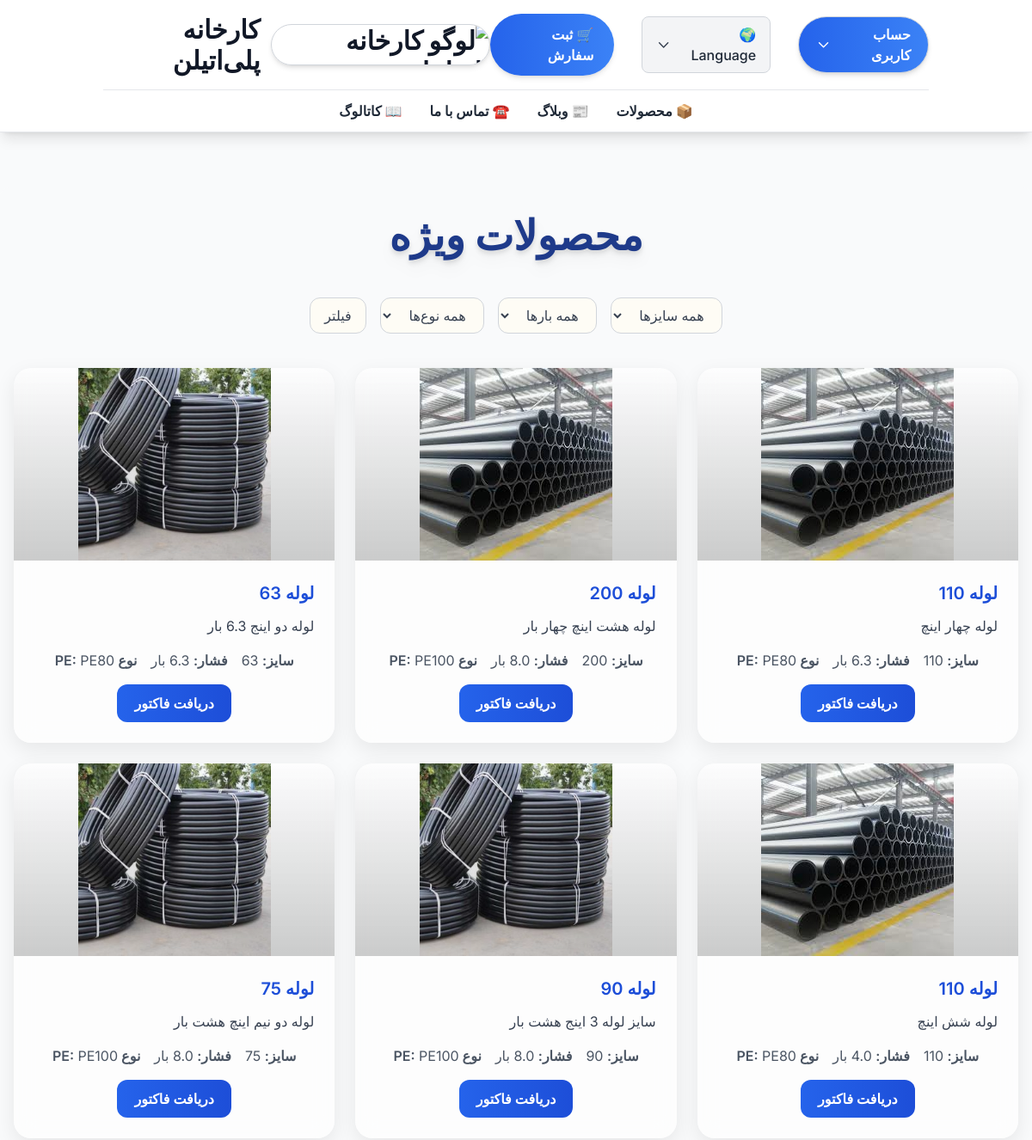
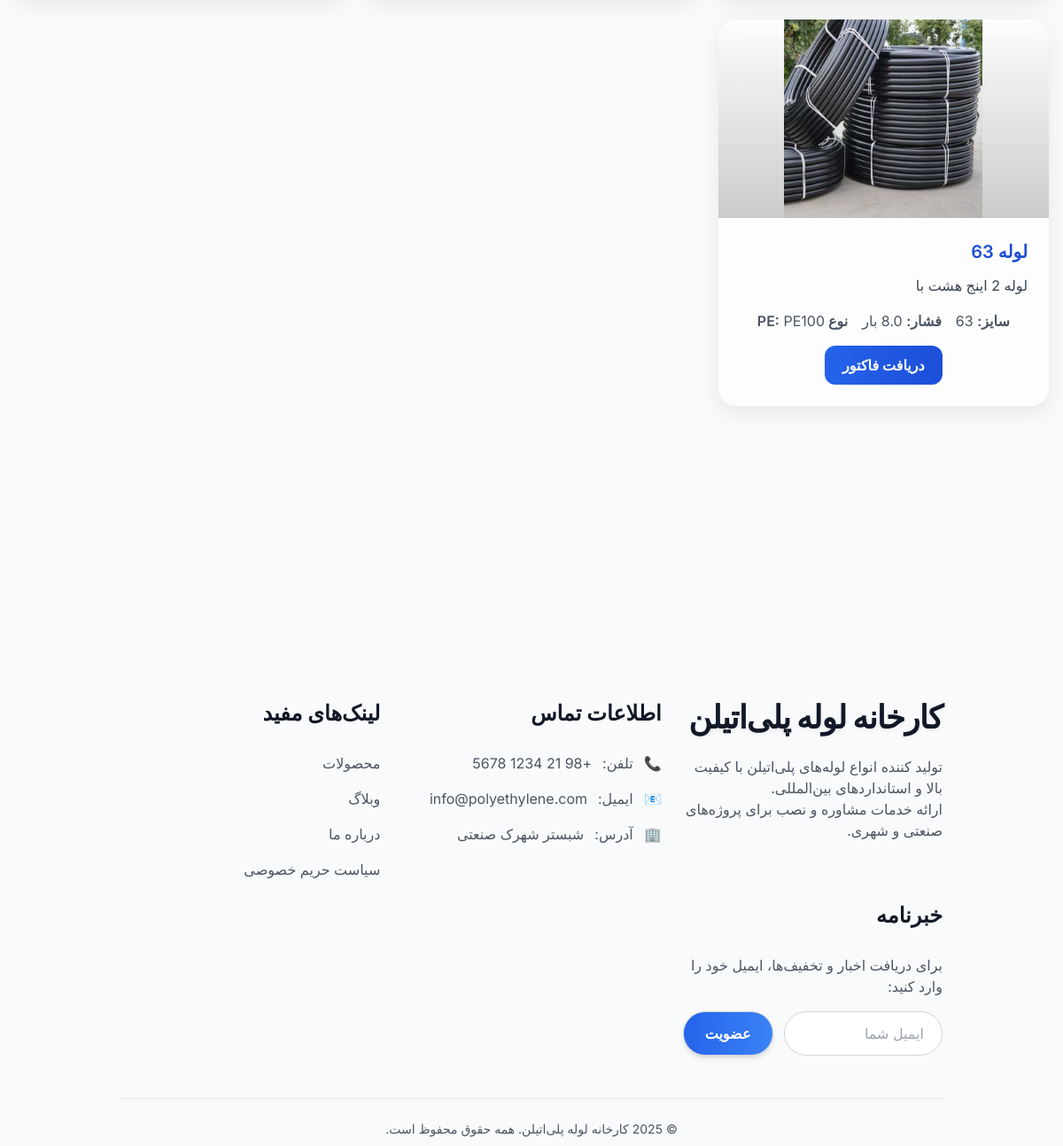
Screenshot of /products/ with the database file from the repository (2 pictures, top to bottom).
### shop/models.py (models this page shows, shortened)
class Product(models.Model):
    PE_CHOICES = [
        ("PE80", "PE80"),
        ("PE100", "PE100"),
    ]
    name = models.CharField(max_length=200, verbose_name="نام محصول")
    image = models.ImageField(upload_to="products/", verbose_name="تصویر محصول")
    description = models.TextField(blank=True, null=True, verbose_name="توضیحات کوتاه")
    size = models.IntegerField(
        verbose_name="سایز لوله/اینچ",
    )
    pressure = models.DecimalField(
        verbose_name="بار",
        max_digits=5,
        decimal_places=1,
        default=6.0
    )
    pe_type = models.CharField(max_length=10, choices=PE_CHOICES, verbose_name="نوع پلی‌اتیلن", default="PE100")

### shop/views.py (the view)
# urls.py: path("", views.product_list, name="product_list"),
def product_list(request):
    products = Product.objects.all()
    size = request.GET.get("size")
    if size:
        products = products.filter(size=size)
    pressure = request.GET.get("pressure")
    if pressure:
        products = products.filter(pressure=pressure)
    pe_type = request.GET.get("pe_type")
    if pe_type:
        products = products.filter(pe_type=pe_type)
    products = products.order_by("-id")
    sizes = Product.objects.values_list('size', flat=True).distinct()
    pressures = Product.objects.values_list('pressure', flat=True).distinct()
    pe_types = Product.objects.values_list('pe_type', flat=True).distinct()
    context = {
        "products": products,
        "sizes": sizes,
        "pressures": pressures,
        "pe_types": pe_types,
        "selected_size": size,
        "selected_pressure": pressure,
        "selected_pe_type": pe_type,
    }
    return render(request, "shop/product_list.html", context)

### shop/templatetags/custom_filters.py (called while the page is built)
@register.filter
def div(value, arg):
    try:
        return int(value) / int(arg)
    except (ValueError, ZeroDivisionError):
        return 0

### shop/templates/shop/product_list.html (shortened to what this page needs)
{% extends "base.html" %}
{% load i18n %}
{% load widget_tweaks %}
{% load static %}
{% load humanize %}
{% load custom_filters %}
{% block content %}
<section id="products" class="container mx-auto my-16 px-4 max-w-7xl animate-fadeIn bg-gray-50 rounded-xl py-8">
  <h2 class="text-3xl md:text-4xl lg:text-5xl font-bold mb-12 text-center drop-shadow-lg animate-slideUp">
    {% trans "محصولات ویژه" %}
  </h2>
  <form method="get" class="flex flex-wrap justify-center gap-4 mb-10">
    <select name="size">
      <option value="">{% trans "همه سایزها" %}</option>
    </select>
    <select name="pressure">
      <option value="">{% trans "همه بارها" %}</option>
    </select>
    <select name="pe_type">
      <option value="">{% trans "همه نوع‌ها" %}</option>
    </select>
    <button type="submit">{% trans "فیلتر" %}</button>
  </form>
  <div class="grid">
    {% for product in products %}
    <div class="product-card animate-slideUp" style="animation-delay: {{ forloop.counter0|div:10 }}s;">
      <div class="relative">
        <img src="{{ product.image.url|default:'/static/images/default-product.jpg' }}" class="h-48 lg:h-56 xl:h-64 bg-white/10" alt="{{ product.name }}" />
        <div class="absolute inset-0 bg-gradient-to-t from-black/20 to-transparent rounded-t-2xl"></div>
      </div>
      <div class="p-6 text-center">
        <h3 class="font-semibold text-lg lg:text-xl mb-3 text-blue-700">{{ product.name }}</h3>
        {% if product.description %}
        <p class="text-gray-700 text-sm lg:text-base mb-4 line-clamp-2">{{ product.description }}</p>
        {% endif %}
        <div class="flex justify-center gap-4 mb-4 text-sm lg:text-base text-gray-600">
          <div><span class="font-semibold">{% trans "سایز:" %}</span> {{ product.size }}</div>
          <div><span class="font-semibold">{% trans "فشار:" %}</span> {{ product.pressure }} {% trans "بار" %}</div>
          <div><span class="font-semibold">{% trans "نوع PE:" %}</span> {{ product.pe_type }}</div>
        </div>
        <div class="flex justify-center">
          <a href="{% url 'orders:create_order' product.id %}" class="order-btn">{% trans "دریافت فاکتور" %}</a>
        </div>
      </div>
    </div>
    {% empty %}
    <div class="col-span-full text-center text-gray-400 py-8">
      {% trans "هیچ محصولی یافت نشد." %}
    </div>
    {% endfor %}
  </div>
</section>
{% endblock content %}

### shop/templates/shop/product_list.html (style rules this page uses)
body, h2, h3, p, a, span, select, button { font-family: 'Inter', sans-serif !important; direction: rtl; text-align: right; }
.product-card { border-radius: 1.25rem; background: rgba(255, 255, 255, 0.6); backdrop-filter: blur(12px); -webkit-backdrop-filter: blur(12px); box-shadow: 0 8px 24px rgba(0,0,0,0.08); transition: transform 0.3s ease, box-shadow 0.3s ease, background 0.3s ease; }
.line-clamp-2 { display: -webkit-box; -webkit-line-clamp: 2; -webkit-box-orient: vertical; overflow: hidden; }
.animate-fadeIn { animation: fadeIn 1s ease-in-out; }
.animate-slideUp { animation: slideUp 0.6s ease-out; }
.grid { display: grid; grid-template-columns: repeat(4, 1fr); gap: 1.5rem; }
@media (max-width: 1535px) { .grid { grid-template-columns: repeat(3, 1fr); gap: 1.5rem; } }
h2 { color: #1e3a8a; font-weight:700; text-shadow:0 2px 6px rgba(0,0,0,0.05); }
.product-card img { border-top-left-radius: 1.25rem; border-top-right-radius: 1.25rem; transition: transform 0.5s ease; width: 100%; object-fit: contain; }
.order-btn { background: linear-gradient(90deg, #2563eb, #1d4ed8); color: #fff; font-weight:600; padding:0.625rem 1.25rem; border-radius:0.75rem; transition: all 0.3s ease; }

### rows the page displays
Product: image (picture), name "لوله 110", description "لوله چهار اینچ", size "110", pe_type "PE80"
Product: image (picture), name "لوله 200", description "لوله هشت اینچ چهار بار", size "200", pe_type "PE100"
Product: image (picture), name "لوله 63", description "لوله دو اینج 6.3 بار", size "63", pe_type "PE80"
Product: image (picture), name "لوله 110", description "لوله شش اینچ", size "110", pe_type "PE80"
Product: image (picture), name "لوله 90", description "سایز لوله 3 اینج هشت بار", size "90", pe_type "PE100"
Product: image (picture), name "لوله 75", description "لوله دو نیم اینچ هشت بار", size "75", pe_type "PE100"
Product: image (picture), name "لوله 63", description "لوله 2 اینج هشت با", size "63", pe_type "PE100"
